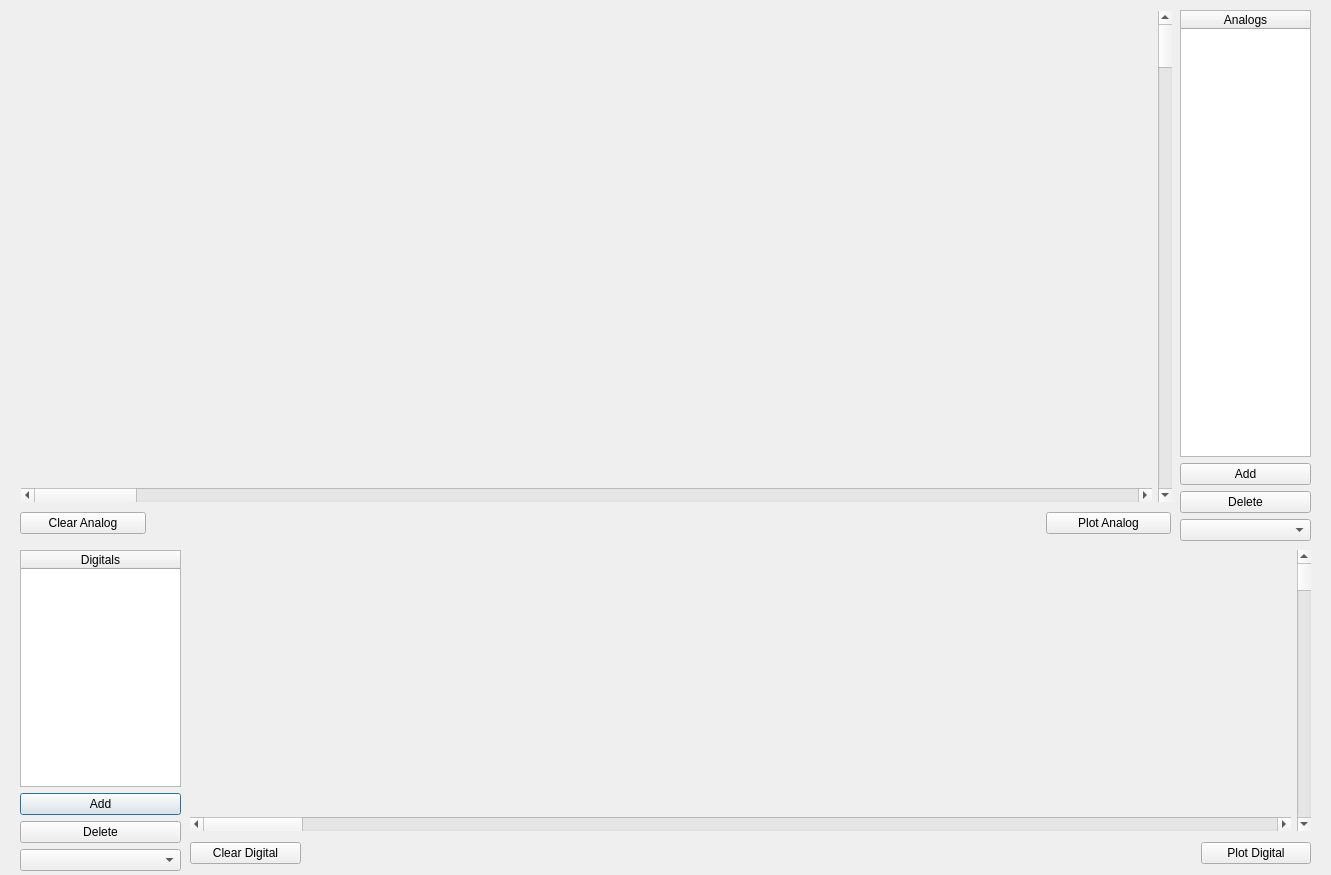
<?xml version="1.0" encoding="UTF-8"?>
<ui version="4.0">
 <class>MyDialog</class>
 <widget class="QDialog" name="MyDialog">
  <property name="geometry">
   <rect>
    <x>0</x>
    <y>0</y>
    <width>1331</width>
    <height>875</height>
   </rect>
  </property>
  <property name="windowTitle">
   <string>Dialog</string>
  </property>
  <widget class="QWidget" name="">
   <property name="geometry">
    <rect>
     <x>20</x>
     <y>550</y>
     <width>161</width>
     <height>321</height>
    </rect>
   </property>
   <layout class="QVBoxLayout" name="verticalLayout_2">
    <item>
     <widget class="QTableWidget" name="tableWidget_2">
      <attribute name="horizontalHeaderStretchLastSection">
       <bool>true</bool>
      </attribute>
      <column>
       <property name="text">
        <string>Digitals</string>
       </property>
      </column>
     </widget>
    </item>
    <item>
     <widget class="QPushButton" name="add_2">
      <property name="text">
       <string>Add</string>
      </property>
     </widget>
    </item>
    <item>
     <widget class="QPushButton" name="delete_3">
      <property name="text">
       <string>Delete</string>
      </property>
     </widget>
    </item>
    <item>
     <widget class="QComboBox" name="comboBox_2"/>
    </item>
   </layout>
  </widget>
  <widget class="QWidget" name="">
   <property name="geometry">
    <rect>
     <x>1180</x>
     <y>10</y>
     <width>131</width>
     <height>531</height>
    </rect>
   </property>
   <layout class="QVBoxLayout" name="verticalLayout">
    <item>
     <widget class="QTableWidget" name="tableWidget">
      <property name="sizeAdjustPolicy">
       <enum>QAbstractScrollArea::AdjustToContents</enum>
      </property>
      <attribute name="horizontalHeaderStretchLastSection">
       <bool>true</bool>
      </attribute>
      <column>
       <property name="text">
        <string>Analogs</string>
       </property>
       <property name="textAlignment">
        <set>AlignCenter</set>
       </property>
      </column>
     </widget>
    </item>
    <item>
     <widget class="QPushButton" name="add">
      <property name="text">
       <string>Add</string>
      </property>
     </widget>
    </item>
    <item>
     <widget class="QPushButton" name="delete_2">
      <property name="text">
       <string>Delete</string>
      </property>
     </widget>
    </item>
    <item>
     <widget class="QComboBox" name="comboBox"/>
    </item>
   </layout>
  </widget>
  <widget class="QWidget" name="">
   <property name="geometry">
    <rect>
     <x>190</x>
     <y>550</y>
     <width>1121</width>
     <height>281</height>
    </rect>
   </property>
   <layout class="QVBoxLayout" name="verticalLayout_5">
    <item>
     <layout class="QHBoxLayout" name="horizontalLayout_2">
      <item>
       <layout class="QVBoxLayout" name="verticalLayout_4">
        <item>
         <widget class="QCustomPlot" name="customPlot_2" native="true"/>
        </item>
        <item>
         <widget class="QScrollBar" name="horizontalScrollBar_2">
          <property name="orientation">
           <enum>Qt::Horizontal</enum>
          </property>
         </widget>
        </item>
       </layout>
      </item>
      <item>
       <widget class="QScrollBar" name="verticalScrollBar_2">
        <property name="orientation">
         <enum>Qt::Vertical</enum>
        </property>
       </widget>
      </item>
     </layout>
    </item>
   </layout>
  </widget>
  <widget class="QWidget" name="">
   <property name="geometry">
    <rect>
     <x>20</x>
     <y>510</y>
     <width>1151</width>
     <height>27</height>
    </rect>
   </property>
   <layout class="QHBoxLayout" name="horizontalLayout_3">
    <property name="spacing">
     <number>900</number>
    </property>
    <item>
     <widget class="QPushButton" name="clear_analog">
      <property name="text">
       <string>Clear Analog</string>
      </property>
     </widget>
    </item>
    <item>
     <widget class="QPushButton" name="plot">
      <property name="text">
       <string>Plot Analog</string>
      </property>
     </widget>
    </item>
   </layout>
  </widget>
  <widget class="QWidget" name="">
   <property name="geometry">
    <rect>
     <x>21</x>
     <y>11</y>
     <width>1151</width>
     <height>491</height>
    </rect>
   </property>
   <layout class="QHBoxLayout" name="horizontalLayout">
    <item>
     <layout class="QVBoxLayout" name="verticalLayout_3">
      <item>
       <widget class="QCustomPlot" name="customPlot" native="true"/>
      </item>
      <item>
       <widget class="QScrollBar" name="horizontalScrollBar">
        <property name="orientation">
         <enum>Qt::Horizontal</enum>
        </property>
       </widget>
      </item>
     </layout>
    </item>
    <item>
     <widget class="QScrollBar" name="verticalScrollBar">
      <property name="orientation">
       <enum>Qt::Vertical</enum>
      </property>
     </widget>
    </item>
   </layout>
  </widget>
  <widget class="QWidget" name="">
   <property name="geometry">
    <rect>
     <x>190</x>
     <y>840</y>
     <width>1121</width>
     <height>27</height>
    </rect>
   </property>
   <layout class="QHBoxLayout" name="horizontalLayout_4">
    <property name="spacing">
     <number>900</number>
    </property>
    <item>
     <widget class="QPushButton" name="clear_digital">
      <property name="text">
       <string>Clear Digital</string>
      </property>
     </widget>
    </item>
    <item>
     <widget class="QPushButton" name="plot_2">
      <property name="text">
       <string>Plot Digital</string>
      </property>
     </widget>
    </item>
   </layout>
  </widget>
 </widget>
 <customwidgets>
  <customwidget>
   <class>QCustomPlot</class>
   <extends>QWidget</extends>
   <header location="global">qcustomplot.h</header>
   <container>1</container>
  </customwidget>
 </customwidgets>
 <resources/>
 <connections/>
</ui>
